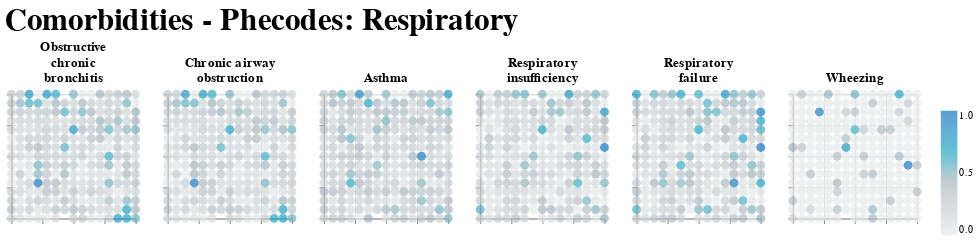

Here is the notebook cell this chart was saved with:
### Code cell
### PHECODES TO SUPERIMPOSE ON MEMBERSHIP MAP VISUALISATION ###

classMap_phecode = classMap.copy()

##############################################################
## Merge the phecode cat data with the membership map data to create
# the singular dataset that will be used for aggregation

memb_map_df_phecode= memb_map_df.merge(phecode_data,left_on='eid',right_on = 'eid')

##############################################################

classMap_phecode = pd.DataFrame({"x1":gtm_model.matX[:,0],
                                    "x2":gtm_model.matX[:,1],
                                    "Participants in Cluster":H.flatten()}
                                    )

## Change the phecode variables with another from the list to visualise other diseases
# ['neoplasms','endocrine/metabolic','mental disorders','neurological','circulatory system',
# 'respiratory','digestive','genitourinary','pregnancy complications','dermatologic']

phecode = "respiratory"

memb_map_columns = phecode_data.filter(items=list(phecode_df["phecode_str"].loc[phecode_df["category"] == phecode].unique())).columns


for col in memb_map_columns:
    classMap_phecode[col] = np.nan
    for i in range(len(classMap_phecode)):
        location = np.asarray(classMap_phecode.iloc[i,0:2])     
        matching_eids = memb_map_df_phecode.loc[(memb_map_df_phecode["x1_modes"] == location[0]) & (memb_map_df_phecode["x2_modes"] == location[1])]
        classMap_phecode[col][i] = matching_eids[col].mean() 

classMap_phecode[memb_map_columns] = MinMaxScaler().fit_transform(classMap_phecode[memb_map_columns])

memb_map_phecode = alt.vconcat().properties(
                                            title={
                                                'text': 'Comorbidities - Phecodes: ' + phecode.capitalize(),
                                                'fontSize': 30
                                            }
                                        )
var = 0
for i in range(25):
    if var >= len(memb_map_columns):
        break
    row = alt.hconcat()
    for j in range(6):
        if var >= len(memb_map_columns):
            break
        
        row |= plot_classmap_si(classMap_phecode[["x1", "x2", memb_map_columns[var]]],
                                label = memb_map_columns[var])
        var = var + 1
    memb_map_phecode &= row    

memb_map_phecode

### Figure 1 — Vega-Lite specification as saved in the notebook (floating-point values rounded to 4 significant figures; data arrays with more than 128 entries replaced by an {"elided": "..."} marker saying what was removed)
{"config": {"view": {"continuousWidth": 300, "continuousHeight": 300}}, "vconcat": [{"hconcat": [{"mark": {"type": "circle"}, "encoding": {"color": {"field": "label", "scale": {"scheme": "lightgreyteal"}, "title": [], "type": "quantitative"}, "size": {"value": 75}, "x": {"axis": {"labels": false, "title": ""}, "field": "x1", "type": "quantitative"}, "y": {"axis": {"labels": false, "title": ""}, "field": "x2", "type": "quantitative"}}, "height": 120, "title": ["Obstructive", "chronic", "bronchitis"], "width": 120}, {"data": {"name": "data-d86161758b633a7d37bd56cb569b63bc"}, "mark": {"type": "circle"}, "encoding": {"color": {"field": "label", "scale": {"scheme": "lightgreyteal"}, "title": [], "type": "quantitative"}, "size": {"value": 75}, "x": {"axis": {"labels": false, "title": ""}, "field": "x1", "type": "quantitative"}, "y": {"axis": {"labels": false, "title": ""}, "field": "x2", "type": "quantitative"}}, "height": 120, "title": ["Chronic airway", "obstruction"], "width": 120}, {"data": {"name": "data-c57eeecff7da84589c952c9566f7eed4"}, "mark": {"type": "circle"}, "encoding": {"color": {"field": "label", "scale": {"scheme": "lightgreyteal"}, "title": [], "type": "quantitative"}, "size": {"value": 75}, "x": {"axis": {"labels": false, "title": ""}, "field": "x1", "type": "quantitative"}, "y": {"axis": {"labels": false, "title": ""}, "field": "x2", "type": "quantitative"}}, "height": 120, "title": ["Asthma"], "width": 120}, {"data": {"name": "data-32ca3d215f7bdab1a2d0251255df2347"}, "mark": {"type": "circle"}, "encoding": {"color": {"field": "label", "scale": {"scheme": "lightgreyteal"}, "title": [], "type": "quantitative"}, "size": {"value": 75}, "x": {"axis": {"labels": false, "title": ""}, "field": "x1", "type": "quantitative"}, "y": {"axis": {"labels": false, "title": ""}, "field": "x2", "type": "quantitative"}}, "height": 120, "title": ["Respiratory", "insufficiency"], "width": 120}, {"data": {"name": "data-4dd3f35c354c225e3e9b1bf9714fdca0"}, "mark": {"type": "circle"}, "encoding": {"color": {"field": "label", "scale": {"scheme": "lightgreyteal"}, "title": [], "type": "quantitative"}, "size": {"value": 75}, "x": {"axis": {"labels": false, "title": ""}, "field": "x1", "type": "quantitative"}, "y": {"axis": {"labels": false, "title": ""}, "field": "x2", "type": "quantitative"}}, "height": 120, "title": ["Respiratory", "failure"], "width": 120}, {"data": {"name": "data-151e05948041cff683f230d038393f98"}, "mark": {"type": "circle"}, "encoding": {"color": {"field": "label", "scale": {"scheme": "lightgreyteal"}, "title": [], "type": "quantitative"}, "size": {"value": 75}, "x": {"axis": {"labels": false, "title": ""}, "field": "x1", "type": "quantitative"}, "y": {"axis": {"labels": false, "title": ""}, "field": "x2", "type": "quantitative"}}, "height": 120, "title": ["Wheezing"], "width": 120}]}], "data": {"name": "data-c153c56efa6e19ae71ad4e5e976f8916"}, "title": {"text": "Comorbidities - Phecodes: Respiratory", "fontSize": 30}, "$schema": "https://vega.github.io/schema/vega-lite/v5.20.1.json", "datasets": {"data-c153c56efa6e19ae71ad4e5e976f8916": {"elided": "225 records"}, "data-d86161758b633a7d37bd56cb569b63bc": {"elided": "225 records"}, "data-c57eeecff7da84589c952c9566f7eed4": {"elided": "225 records"}, "data-32ca3d215f7bdab1a2d0251255df2347": {"elided": "225 records"}, "data-4dd3f35c354c225e3e9b1bf9714fdca0": {"elided": "225 records"}, "data-151e05948041cff683f230d038393f98": {"elided": "225 records"}}}
